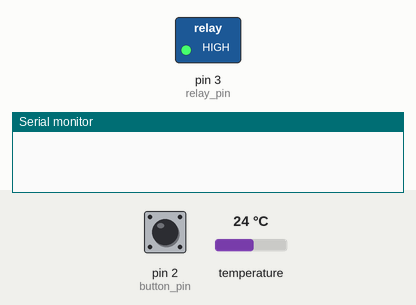
The sketch below on a simulated Arduino Uno, built with avr-gcc and run on an emulated ATmega328P. On the bench: switched loads named in the sketch (green lamp = pin HIGH), the last lines printed to the serial monitor. Dashed ring = blinking. The test bench sets the inputs (shaded band); at power-on: pin 2 (button_pin) HIGH, temperature 24 °C.

Above: at 1.2 s.
1.3 s: pin 2 (button_pin) pulled LOW for 3.2 s
At 1.7 s:
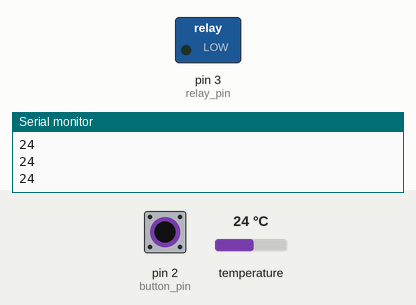
6.0 s: pin 2 (button_pin) pulled LOW for 0.15 s
At 6.3 s:
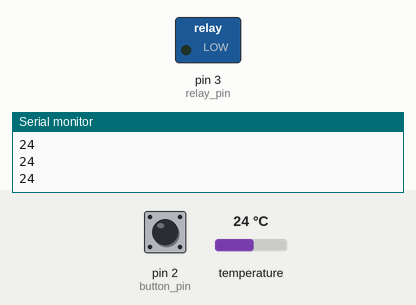
7.6 s: pin 2 (button_pin) pulled LOW for 1 s
At 9.0 s:
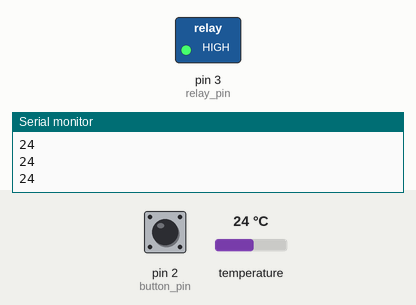
Timing chart, 0 to 10.6 s (numbered marks = the images above; inputs shaded):
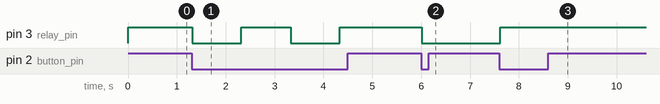

Measured:
- after the input at 1.3 s, pin 3 (relay_pin): alternates HIGH for 1.0 s and LOW for 1.0 s, starting at once
- after the input at 6.0 s, pin 3 (relay_pin): HIGH → LOW at once
- after the input at 7.6 s, pin 3 (relay_pin): LOW → HIGH at once

The sketch:

smartKettle.ino
```cpp
#include <microDS18B20.h>

// ПОдключаем термометр DS18b20
MicroDS18B20<6> ds;

#define button_pin 2
#define relay_pin 3

int state = 0; // State of the kettle

void setup() {
    Serial.begin(9600);
    pinMode(button_pin, INPUT_PULLUP);
    pinMode(relay_pin, OUTPUT);
    pinMode(6, INPUT);

    digitalWrite(relay_pin, 1);
}

void loop() {
    // Button
    static unsigned long last_click = 0;
    boolean button = !digitalRead(button_pin);

    if(button == 1 && millis() - last_click > 1000){
        last_click = millis();
        if(state == 0) state = 1;
        else state = 0;
    }

//    Serial.println(state);

    // Temperature
    static unsigned long last_request = 0;
    if(millis() - last_request > 1000) {
        if(ds.readTemp()){
            int temp = ds.getTemp();
            if(state == 1 && temp < 65) {
                Serial.println(temp);
                digitalWrite(relay_pin, 0);
            } else {
                digitalWrite(relay_pin, 1);
                state = 0;
            }
        }

        ds.requestTemp();
    }

//    if(button == 0 && isButtonPressed == 1) {
//        isButtonPressed = 0;
//    }

//    Serial.println(relay);


}
```
